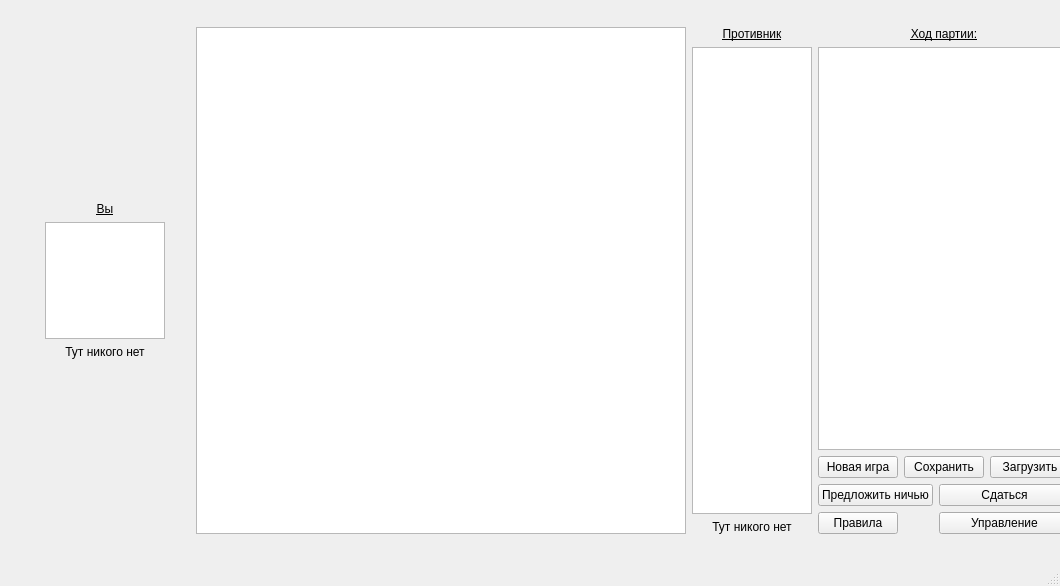
<?xml version="1.0" encoding="UTF-8"?>
<ui version="4.0">
 <class>MainWindow</class>
 <widget class="QMainWindow" name="MainWindow">
  <property name="geometry">
   <rect>
    <x>0</x>
    <y>0</y>
    <width>1060</width>
    <height>586</height>
   </rect>
  </property>
  <property name="minimumSize">
   <size>
    <width>800</width>
    <height>566</height>
   </size>
  </property>
  <property name="windowTitle">
   <string>CLCheckers 2.0</string>
  </property>
  <widget class="QWidget" name="centralwidget">
   <widget class="QWidget" name="layoutWidget">
    <property name="geometry">
     <rect>
      <x>20</x>
      <y>27</y>
      <width>1050</width>
      <height>507</height>
     </rect>
    </property>
    <layout class="QHBoxLayout" name="horizontalLayout_2">
     <item>
      <layout class="QVBoxLayout" name="verticalLayout">
       <property name="leftMargin">
        <number>25</number>
       </property>
       <property name="topMargin">
        <number>175</number>
       </property>
       <property name="rightMargin">
        <number>25</number>
       </property>
       <property name="bottomMargin">
        <number>175</number>
       </property>
       <item>
        <widget class="QLabel" name="youLab">
         <property name="styleSheet">
          <string notr="true">font: 700 9pt &quot;Segoe UI&quot;;
text-decoration: underline;</string>
         </property>
         <property name="text">
          <string>Вы</string>
         </property>
         <property name="alignment">
          <set>Qt::AlignCenter</set>
         </property>
        </widget>
       </item>
       <item>
        <widget class="QGraphicsView" name="playerView">
         <property name="minimumSize">
          <size>
           <width>101</width>
           <height>101</height>
          </size>
         </property>
         <property name="maximumSize">
          <size>
           <width>256</width>
           <height>256</height>
          </size>
         </property>
         <property name="verticalScrollBarPolicy">
          <enum>Qt::ScrollBarAlwaysOff</enum>
         </property>
         <property name="horizontalScrollBarPolicy">
          <enum>Qt::ScrollBarAlwaysOff</enum>
         </property>
        </widget>
       </item>
       <item>
        <widget class="QLabel" name="playerName">
         <property name="styleSheet">
          <string notr="true">font: 9pt &quot;Segoe UI&quot;;</string>
         </property>
         <property name="text">
          <string>Тут никого нет</string>
         </property>
         <property name="alignment">
          <set>Qt::AlignCenter</set>
         </property>
         <property name="wordWrap">
          <bool>true</bool>
         </property>
        </widget>
       </item>
      </layout>
     </item>
     <item>
      <widget class="QGraphicsView" name="boardView">
       <property name="minimumSize">
        <size>
         <width>490</width>
         <height>490</height>
        </size>
       </property>
       <property name="verticalScrollBarPolicy">
        <enum>Qt::ScrollBarAlwaysOff</enum>
       </property>
       <property name="horizontalScrollBarPolicy">
        <enum>Qt::ScrollBarAlwaysOff</enum>
       </property>
      </widget>
     </item>
     <item>
      <layout class="QVBoxLayout" name="verticalLayout_2">
       <item>
        <widget class="QLabel" name="rivalIndName">
         <property name="styleSheet">
          <string notr="true">font: 700 9pt &quot;Segoe UI&quot;;
text-decoration: underline;</string>
         </property>
         <property name="text">
          <string>Противник</string>
         </property>
         <property name="alignment">
          <set>Qt::AlignCenter</set>
         </property>
        </widget>
       </item>
       <item>
        <widget class="QGraphicsView" name="rivalView">
         <property name="verticalScrollBarPolicy">
          <enum>Qt::ScrollBarAlwaysOff</enum>
         </property>
         <property name="horizontalScrollBarPolicy">
          <enum>Qt::ScrollBarAlwaysOff</enum>
         </property>
        </widget>
       </item>
       <item>
        <widget class="QLabel" name="rivalName">
         <property name="styleSheet">
          <string notr="true">font: 9pt &quot;Segoe UI&quot;;</string>
         </property>
         <property name="text">
          <string>Тут никого нет</string>
         </property>
         <property name="alignment">
          <set>Qt::AlignCenter</set>
         </property>
         <property name="wordWrap">
          <bool>true</bool>
         </property>
        </widget>
       </item>
      </layout>
     </item>
     <item>
      <layout class="QVBoxLayout" name="verticalLayout_4">
       <item>
        <widget class="QLabel" name="gameLogLabel">
         <property name="styleSheet">
          <string notr="true">font: 700 9pt &quot;Segoe UI&quot;;
text-decoration: underline;</string>
         </property>
         <property name="text">
          <string>Ход партии:</string>
         </property>
         <property name="alignment">
          <set>Qt::AlignCenter</set>
         </property>
        </widget>
       </item>
       <item>
        <widget class="QListWidget" name="gameLog"/>
       </item>
       <item>
        <layout class="QVBoxLayout" name="verticalLayout_3">
         <item>
          <layout class="QHBoxLayout" name="horizontalLayout">
           <item>
            <widget class="QPushButton" name="pushButton">
             <property name="styleSheet">
              <string notr="true">font: 9pt &quot;Segoe UI&quot;;</string>
             </property>
             <property name="text">
              <string>Новая игра</string>
             </property>
            </widget>
           </item>
           <item>
            <widget class="QPushButton" name="saveButton">
             <property name="styleSheet">
              <string notr="true">font: 9pt &quot;Segoe UI&quot;;</string>
             </property>
             <property name="text">
              <string>Сохранить</string>
             </property>
            </widget>
           </item>
           <item>
            <widget class="QPushButton" name="loadButton">
             <property name="styleSheet">
              <string notr="true">font: 9pt &quot;Segoe UI&quot;;</string>
             </property>
             <property name="text">
              <string>Загрузить</string>
             </property>
            </widget>
           </item>
          </layout>
         </item>
         <item>
          <layout class="QFormLayout" name="formLayout">
           <item row="0" column="0">
            <widget class="QPushButton" name="offerDrawButton">
             <property name="styleSheet">
              <string notr="true">font: 9pt &quot;Segoe UI&quot;;</string>
             </property>
             <property name="text">
              <string>Предложить ничью</string>
             </property>
            </widget>
           </item>
           <item row="0" column="1">
            <widget class="QPushButton" name="surrenderButton">
             <property name="styleSheet">
              <string notr="true">font: 9pt &quot;Segoe UI&quot;;</string>
             </property>
             <property name="text">
              <string>Сдаться</string>
             </property>
            </widget>
           </item>
           <item row="1" column="0">
            <widget class="QPushButton" name="ruleButton">
             <property name="styleSheet">
              <string notr="true">font: 9pt &quot;Segoe UI&quot;;</string>
             </property>
             <property name="text">
              <string>Правила</string>
             </property>
            </widget>
           </item>
           <item row="1" column="1">
            <widget class="QPushButton" name="controlsButton">
             <property name="styleSheet">
              <string notr="true">font: 9pt &quot;Segoe UI&quot;;</string>
             </property>
             <property name="text">
              <string>Управление</string>
             </property>
            </widget>
           </item>
          </layout>
         </item>
        </layout>
       </item>
      </layout>
     </item>
    </layout>
   </widget>
  </widget>
  <widget class="QMenuBar" name="menubar">
   <property name="geometry">
    <rect>
     <x>0</x>
     <y>0</y>
     <width>1060</width>
     <height>21</height>
    </rect>
   </property>
  </widget>
  <widget class="QStatusBar" name="statusbar"/>
 </widget>
 <resources/>
 <connections/>
</ui>
